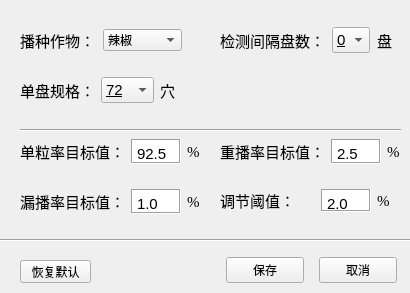
<?xml version="1.0" encoding="UTF-8"?>
<ui version="4.0">
 <class>SettingsWindow</class>
 <widget class="QWidget" name="SettingsWindow">
  <property name="geometry">
   <rect>
    <x>0</x>
    <y>0</y>
    <width>410</width>
    <height>293</height>
   </rect>
  </property>
  <property name="windowTitle">
   <string>设置</string>
  </property>
  <widget class="QWidget" name="horizontalLayoutWidget">
   <property name="geometry">
    <rect>
     <x>226</x>
     <y>250</y>
     <width>171</width>
     <height>41</height>
    </rect>
   </property>
   <layout class="QHBoxLayout" name="horizontalLayout">
    <property name="spacing">
     <number>15</number>
    </property>
    <item>
     <widget class="QPushButton" name="saveButton">
      <property name="styleSheet">
       <string notr="true">selection-color: rgb(172, 180, 194);</string>
      </property>
      <property name="text">
       <string>保存</string>
      </property>
     </widget>
    </item>
    <item>
     <widget class="QPushButton" name="cancleButton">
      <property name="styleSheet">
       <string notr="true">selection-color: rgb(172, 180, 194);</string>
      </property>
      <property name="text">
       <string>取消</string>
      </property>
     </widget>
    </item>
   </layout>
  </widget>
  <widget class="QWidget" name="horizontalLayoutWidget_2">
   <property name="geometry">
    <rect>
     <x>220</x>
     <y>20</y>
     <width>181</width>
     <height>41</height>
    </rect>
   </property>
   <layout class="QHBoxLayout" name="horizontalLayout_2">
    <property name="spacing">
     <number>7</number>
    </property>
    <item>
     <widget class="QLabel" name="label_2">
      <property name="font">
       <font>
        <family>宋体</family>
        <pointsize>11</pointsize>
        <weight>50</weight>
        <bold>false</bold>
       </font>
      </property>
      <property name="text">
       <string>检测间隔盘数：</string>
      </property>
     </widget>
    </item>
    <item>
     <widget class="QComboBox" name="interval_CB">
      <property name="font">
       <font>
        <pointsize>11</pointsize>
        <weight>50</weight>
        <bold>false</bold>
        <underline>true</underline>
       </font>
      </property>
      <item>
       <property name="text">
        <string>0</string>
       </property>
      </item>
      <item>
       <property name="text">
        <string>1</string>
       </property>
      </item>
      <item>
       <property name="text">
        <string>2</string>
       </property>
      </item>
      <item>
       <property name="text">
        <string>3</string>
       </property>
      </item>
     </widget>
    </item>
    <item>
     <widget class="QLabel" name="label_5">
      <property name="font">
       <font>
        <family>宋体</family>
        <pointsize>11</pointsize>
        <weight>50</weight>
        <bold>false</bold>
       </font>
      </property>
      <property name="text">
       <string>盘</string>
      </property>
     </widget>
    </item>
   </layout>
  </widget>
  <widget class="QWidget" name="horizontalLayoutWidget_3">
   <property name="geometry">
    <rect>
     <x>20</x>
     <y>70</y>
     <width>160</width>
     <height>41</height>
    </rect>
   </property>
   <layout class="QHBoxLayout" name="horizontalLayout_3">
    <property name="spacing">
     <number>6</number>
    </property>
    <item>
     <widget class="QLabel" name="label_3">
      <property name="font">
       <font>
        <family>宋体</family>
        <pointsize>11</pointsize>
        <weight>50</weight>
        <bold>false</bold>
       </font>
      </property>
      <property name="text">
       <string>单盘规格：</string>
      </property>
     </widget>
    </item>
    <item>
     <widget class="QComboBox" name="traysize_CB">
      <property name="font">
       <font>
        <pointsize>11</pointsize>
        <weight>50</weight>
        <bold>false</bold>
        <underline>true</underline>
       </font>
      </property>
      <item>
       <property name="text">
        <string>72</string>
       </property>
      </item>
      <item>
       <property name="text">
        <string>128</string>
       </property>
      </item>
     </widget>
    </item>
    <item>
     <widget class="QLabel" name="label_4">
      <property name="font">
       <font>
        <family>宋体</family>
        <pointsize>11</pointsize>
        <weight>50</weight>
        <bold>false</bold>
       </font>
      </property>
      <property name="text">
       <string>穴</string>
      </property>
     </widget>
    </item>
   </layout>
  </widget>
  <widget class="QWidget" name="horizontalLayoutWidget_4">
   <property name="geometry">
    <rect>
     <x>20</x>
     <y>20</y>
     <width>162</width>
     <height>41</height>
    </rect>
   </property>
   <layout class="QHBoxLayout" name="horizontalLayout_4">
    <property name="spacing">
     <number>3</number>
    </property>
    <item>
     <widget class="QLabel" name="label_6">
      <property name="font">
       <font>
        <family>宋体</family>
        <pointsize>11</pointsize>
        <weight>50</weight>
        <bold>false</bold>
       </font>
      </property>
      <property name="text">
       <string>播种作物：</string>
      </property>
     </widget>
    </item>
    <item>
     <widget class="QComboBox" name="selectedSeeds_CB">
      <item>
       <property name="text">
        <string>辣椒</string>
       </property>
       <property name="icon">
        <iconset>
         <selectedoff>:/pepper</selectedoff>
        </iconset>
       </property>
      </item>
      <item>
       <property name="text">
        <string>茄子</string>
       </property>
       <property name="icon">
        <iconset>
         <selectedoff>:/eggplant</selectedoff>
        </iconset>
       </property>
      </item>
      <item>
       <property name="text">
        <string>西红柿</string>
       </property>
       <property name="icon">
        <iconset>
         <selectedoff>:/tomato</selectedoff>
        </iconset>
       </property>
      </item>
     </widget>
    </item>
   </layout>
  </widget>
  <widget class="Line" name="line">
   <property name="geometry">
    <rect>
     <x>0</x>
     <y>230</y>
     <width>441</width>
     <height>20</height>
    </rect>
   </property>
   <property name="orientation">
    <enum>Qt::Horizontal</enum>
   </property>
  </widget>
  <widget class="QPushButton" name="restoreButton">
   <property name="geometry">
    <rect>
     <x>20</x>
     <y>260</y>
     <width>71</width>
     <height>23</height>
    </rect>
   </property>
   <property name="styleSheet">
    <string notr="true">selection-color: rgb(236, 182, 194);</string>
   </property>
   <property name="text">
    <string>恢复默认</string>
   </property>
  </widget>
  <widget class="QWidget" name="horizontalLayoutWidget_5">
   <property name="geometry">
    <rect>
     <x>220</x>
     <y>180</y>
     <width>177</width>
     <height>41</height>
    </rect>
   </property>
   <layout class="QHBoxLayout" name="horizontalLayout_5">
    <property name="spacing">
     <number>6</number>
    </property>
    <property name="topMargin">
     <number>9</number>
    </property>
    <property name="bottomMargin">
     <number>9</number>
    </property>
    <item>
     <widget class="QLabel" name="label_7">
      <property name="font">
       <font>
        <family>宋体</family>
        <pointsize>11</pointsize>
        <weight>50</weight>
        <bold>false</bold>
       </font>
      </property>
      <property name="text">
       <string>调节阈值：</string>
      </property>
      <property name="margin">
       <number>0</number>
      </property>
     </widget>
    </item>
    <item>
     <widget class="QPlainTextEdit" name="plainTextEdit">
      <property name="enabled">
       <bool>true</bool>
      </property>
      <property name="maximumSize">
       <size>
        <width>50</width>
        <height>25</height>
       </size>
      </property>
      <property name="font">
       <font>
        <pointsize>11</pointsize>
       </font>
      </property>
      <property name="frameShape">
       <enum>QFrame::Box</enum>
      </property>
      <property name="plainText">
       <string>2.0</string>
      </property>
      <property name="overwriteMode">
       <bool>false</bool>
      </property>
      <property name="tabStopDistance">
       <double>50.000000000000000</double>
      </property>
      <property name="maximumBlockCount">
       <number>1</number>
      </property>
      <property name="centerOnScroll">
       <bool>true</bool>
      </property>
     </widget>
    </item>
    <item>
     <widget class="QLabel" name="label_8">
      <property name="maximumSize">
       <size>
        <width>20</width>
        <height>16777215</height>
       </size>
      </property>
      <property name="font">
       <font>
        <family>Times New Roman</family>
        <pointsize>11</pointsize>
        <weight>50</weight>
        <bold>false</bold>
       </font>
      </property>
      <property name="text">
       <string>%</string>
      </property>
     </widget>
    </item>
   </layout>
  </widget>
  <widget class="Line" name="line_2">
   <property name="geometry">
    <rect>
     <x>20</x>
     <y>120</y>
     <width>381</width>
     <height>20</height>
    </rect>
   </property>
   <property name="lineWidth">
    <number>1</number>
   </property>
   <property name="orientation">
    <enum>Qt::Horizontal</enum>
   </property>
  </widget>
  <widget class="QWidget" name="horizontalLayoutWidget_6">
   <property name="geometry">
    <rect>
     <x>20</x>
     <y>130</y>
     <width>182</width>
     <height>43</height>
    </rect>
   </property>
   <layout class="QHBoxLayout" name="horizontalLayout_6">
    <property name="spacing">
     <number>6</number>
    </property>
    <property name="topMargin">
     <number>9</number>
    </property>
    <property name="bottomMargin">
     <number>9</number>
    </property>
    <item>
     <widget class="QLabel" name="label_10">
      <property name="font">
       <font>
        <family>宋体</family>
        <pointsize>11</pointsize>
        <weight>50</weight>
        <bold>false</bold>
       </font>
      </property>
      <property name="text">
       <string>单粒率目标值：</string>
      </property>
      <property name="margin">
       <number>0</number>
      </property>
     </widget>
    </item>
    <item>
     <widget class="QPlainTextEdit" name="plainTextEdit_2">
      <property name="enabled">
       <bool>true</bool>
      </property>
      <property name="maximumSize">
       <size>
        <width>50</width>
        <height>25</height>
       </size>
      </property>
      <property name="font">
       <font>
        <pointsize>11</pointsize>
       </font>
      </property>
      <property name="frameShape">
       <enum>QFrame::Box</enum>
      </property>
      <property name="plainText">
       <string>92.5</string>
      </property>
      <property name="overwriteMode">
       <bool>false</bool>
      </property>
      <property name="tabStopDistance">
       <double>50.000000000000000</double>
      </property>
      <property name="maximumBlockCount">
       <number>1</number>
      </property>
      <property name="centerOnScroll">
       <bool>true</bool>
      </property>
     </widget>
    </item>
    <item>
     <widget class="QLabel" name="label_11">
      <property name="maximumSize">
       <size>
        <width>20</width>
        <height>16777215</height>
       </size>
      </property>
      <property name="font">
       <font>
        <family>Times New Roman</family>
        <pointsize>11</pointsize>
        <weight>50</weight>
        <bold>false</bold>
       </font>
      </property>
      <property name="text">
       <string>%</string>
      </property>
     </widget>
    </item>
   </layout>
  </widget>
  <widget class="QWidget" name="horizontalLayoutWidget_7">
   <property name="geometry">
    <rect>
     <x>220</x>
     <y>130</y>
     <width>182</width>
     <height>43</height>
    </rect>
   </property>
   <layout class="QHBoxLayout" name="horizontalLayout_7">
    <property name="spacing">
     <number>6</number>
    </property>
    <property name="topMargin">
     <number>9</number>
    </property>
    <property name="bottomMargin">
     <number>9</number>
    </property>
    <item>
     <widget class="QLabel" name="label_9">
      <property name="font">
       <font>
        <family>宋体</family>
        <pointsize>11</pointsize>
        <weight>50</weight>
        <bold>false</bold>
       </font>
      </property>
      <property name="text">
       <string>重播率目标值：</string>
      </property>
      <property name="margin">
       <number>0</number>
      </property>
     </widget>
    </item>
    <item>
     <widget class="QPlainTextEdit" name="plainTextEdit_3">
      <property name="enabled">
       <bool>true</bool>
      </property>
      <property name="maximumSize">
       <size>
        <width>50</width>
        <height>25</height>
       </size>
      </property>
      <property name="font">
       <font>
        <pointsize>11</pointsize>
       </font>
      </property>
      <property name="frameShape">
       <enum>QFrame::Box</enum>
      </property>
      <property name="plainText">
       <string>2.5</string>
      </property>
      <property name="overwriteMode">
       <bool>false</bool>
      </property>
      <property name="tabStopDistance">
       <double>50.000000000000000</double>
      </property>
      <property name="maximumBlockCount">
       <number>1</number>
      </property>
      <property name="centerOnScroll">
       <bool>true</bool>
      </property>
     </widget>
    </item>
    <item>
     <widget class="QLabel" name="label_12">
      <property name="maximumSize">
       <size>
        <width>20</width>
        <height>16777215</height>
       </size>
      </property>
      <property name="font">
       <font>
        <family>Times New Roman</family>
        <pointsize>11</pointsize>
        <weight>50</weight>
        <bold>false</bold>
       </font>
      </property>
      <property name="text">
       <string>%</string>
      </property>
     </widget>
    </item>
   </layout>
  </widget>
  <widget class="QWidget" name="horizontalLayoutWidget_8">
   <property name="geometry">
    <rect>
     <x>20</x>
     <y>180</y>
     <width>182</width>
     <height>43</height>
    </rect>
   </property>
   <layout class="QHBoxLayout" name="horizontalLayout_8">
    <property name="spacing">
     <number>6</number>
    </property>
    <property name="topMargin">
     <number>9</number>
    </property>
    <property name="bottomMargin">
     <number>9</number>
    </property>
    <item>
     <widget class="QLabel" name="label_13">
      <property name="font">
       <font>
        <family>宋体</family>
        <pointsize>11</pointsize>
        <weight>50</weight>
        <bold>false</bold>
       </font>
      </property>
      <property name="text">
       <string>漏播率目标值：</string>
      </property>
      <property name="margin">
       <number>0</number>
      </property>
     </widget>
    </item>
    <item>
     <widget class="QPlainTextEdit" name="plainTextEdit_4">
      <property name="enabled">
       <bool>true</bool>
      </property>
      <property name="maximumSize">
       <size>
        <width>50</width>
        <height>25</height>
       </size>
      </property>
      <property name="font">
       <font>
        <pointsize>11</pointsize>
       </font>
      </property>
      <property name="frameShape">
       <enum>QFrame::Box</enum>
      </property>
      <property name="plainText">
       <string>1.0</string>
      </property>
      <property name="overwriteMode">
       <bool>false</bool>
      </property>
      <property name="tabStopDistance">
       <double>50.000000000000000</double>
      </property>
      <property name="maximumBlockCount">
       <number>1</number>
      </property>
      <property name="centerOnScroll">
       <bool>true</bool>
      </property>
     </widget>
    </item>
    <item>
     <widget class="QLabel" name="label_14">
      <property name="maximumSize">
       <size>
        <width>20</width>
        <height>16777215</height>
       </size>
      </property>
      <property name="font">
       <font>
        <family>Times New Roman</family>
        <pointsize>11</pointsize>
        <weight>50</weight>
        <bold>false</bold>
       </font>
      </property>
      <property name="text">
       <string>%</string>
      </property>
     </widget>
    </item>
   </layout>
  </widget>
 </widget>
 <resources>
  <include location="../Resources/resources.qrc"/>
 </resources>
 <connections/>
</ui>
